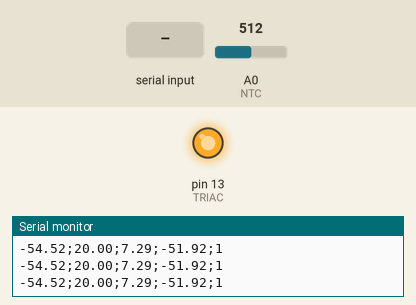
Recording of a program running on a simulated Arduino Nano, built with avr-gcc and run on an emulated ATmega328P. Shown: output pins drawn as LEDs (lit = HIGH), the last lines printed to the serial monitor. Inputs (shaded band) come from the test bench; at power-on: A0 (NTC) = 512.

Above: at 1.2 s.
1.3 s: A0 (NTC) set to 75
4.3 s: A0 (NTC) set to 71
At 5.6 s:
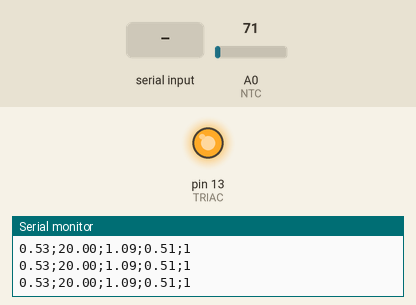
5.9 s: "1;90;45\n" received over Serial
At 6.92 s:
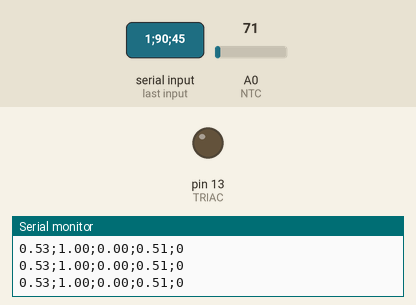
8.9 s: "90;45;200\n" received over Serial
At 9.6 s:
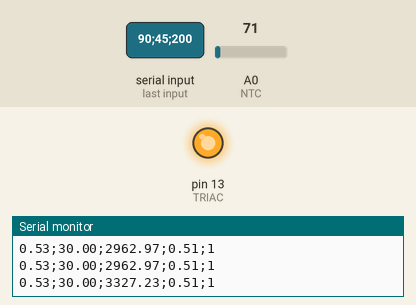
Timing chart, 0 to 11.9 s (numbered marks = the images above; inputs shaded):
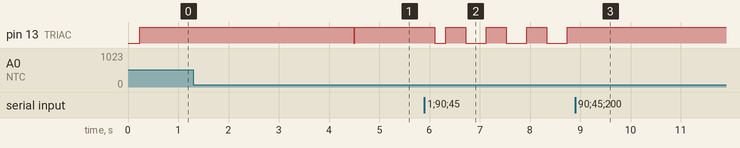

Measured:
- after the input at 4.3 s, pin 13 (TRIAC): HIGH → LOW after 0.19 s, → HIGH 0.02 s later
- after the input at 8.9 s, pin 13 (TRIAC): stops changing and stays HIGH

The program:

main.cpp
```cpp
#include <Arduino.h>
#include <Ticker.h>

// relation of the connector:
//
// GND (NTC)
// +5V (330R)
// GND (MOC3020)
// Sensor Out (NTC out)
// Optocoupler Input (MOC3020)
//
//
//

// ******* defines ******* //
#define TRIAC 13
#define NTC A0
#define Ntemp 20

// ******* flags ******* //
// bool ZC_flag = false;
// bool timer_flag = false;
bool onoff = false;

// ******* counters ******* //
uint8_t on_count = 0;
uint8_t off_count = 0;
uint8_t mean_count = 0;
uint8_t count = 0;

// ******* PID control vars ******* //
float set_point = 20.0; // em ºC
float erro = 0;
float integrator = 0;
float derivator = 0;
float Kp = 0.1;
float Ki = 0.01;
float Kd = 0;
float percent = 0.2;

// ******* signal vars ******* //
uint16_t AC_freq = 50;
float AC_period = 20; // millisseconds
uint8_t cycles = 100;
uint64_t time = 0, last_time = 0;

// ******* NTC sensor vars ******* //
uint16_t B = 3000;
float temp[Ntemp];
float mean = 0;
float analog_signal = 0;
float AD_value = 0;
float NTC_Res = 0;

// ******* Functions ******* //
void NCC_timer();
void PID_calc();

// ******* Timers ******* //
Ticker timer1(NCC_timer, AC_period, 0, MILLIS);
Ticker timer2(PID_calc, AC_period * 10, 0, MILLIS);

void NCC_timer()
{
  if (!onoff)
  {
    if (off_count >= (cycles - cycles * percent))
    {
      on_count = 0;
      onoff = !onoff;
      digitalWrite(TRIAC, HIGH);
      count++;
    }
    off_count++;
  }
  if (onoff)
  {
    if (on_count >= cycles * percent)
    {
      off_count = 0;
      onoff = !onoff;
      digitalWrite(TRIAC, LOW);
      count++;
    }
    on_count++;
  }
}

void PID_calc()
{
  erro = set_point - mean;
  integrator += erro;
  if (integrator > 10)
  {
    integrator = 10;
  }
  else if(integrator < -10){
    integrator = -10;
  }
  percent = Kp * erro + Ki * integrator;
  if(percent < 0)
    percent = 0;
}

void setup()
{
  pinMode(TRIAC, OUTPUT);
  pinMode(NTC, INPUT);
  Serial.begin(9600);

  timer1.start();
  timer2.start();

  digitalWrite(TRIAC, LOW);
}

void loop()
{
  if (Serial.available() > 0)
  {
    // set_point = Serial.parseFloat();
    String dadosRecebidos = Serial.readStringUntil('\n');

    set_point = dadosRecebidos.substring(0, dadosRecebidos.indexOf(';')).toFloat();
    if(set_point > 30){
      set_point = 30;
    }

    dadosRecebidos.remove(0, dadosRecebidos.indexOf(';') + 1);

    Kp = dadosRecebidos.substring(0, dadosRecebidos.indexOf(',')).toFloat();
    dadosRecebidos.remove(0, dadosRecebidos.indexOf(';') + 1);

    Ki = dadosRecebidos.toFloat();

    integrator = 0;
  }

  if (mean_count > Ntemp)
  {
    Serial.print(mean / Ntemp);
    Serial.print(";");
    Serial.print(set_point);
    Serial.print(";");
    Serial.print(percent);
    Serial.print(";");
    Serial.print(integrator);
    Serial.print(";");
    Serial.println(onoff);
    mean_count = 0;
    mean = 0;
  }

  AD_value = analogRead(NTC);
  analog_signal = (AD_value / 1023) * 5;
  NTC_Res = analog_signal / (5 - analog_signal) * 330;
  temp[mean_count] = 1 / (log(NTC_Res / 10) / 3000 + 1 / (25 + 273.15)) - 273.15;
  mean += temp[mean_count];
  mean_count++;

  timer1.update();
  timer2.update();
}
```
